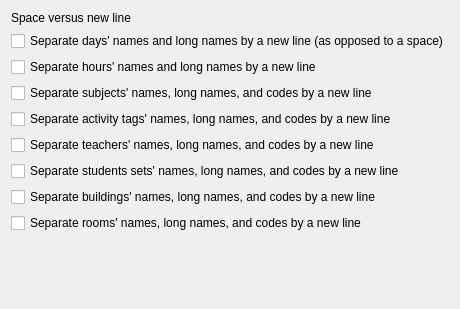
     <widget class="QWidget" name="tabWidgetPage2">
      <attribute name="title">
       <string>2</string>
      </attribute>
      <layout class="QGridLayout" name="gridLayout_3">
       <item row="4" column="0">
        <widget class="QCheckBox" name="separateActivityTagsNameLongNameCodeByBreakCheckBox">
         <property name="text">
          <string>Separate activity tags' names, long names, and codes by a new line</string>
         </property>
        </widget>
       </item>
       <item row="1" column="0">
        <widget class="QCheckBox" name="separateDaysNameLongNameByBreakCheckBox">
         <property name="text">
          <string>Separate days' names and long names by a new line (as opposed to a space)</string>
         </property>
        </widget>
       </item>
       <item row="3" column="0">
        <widget class="QCheckBox" name="separateSubjectsNameLongNameCodeByBreakCheckBox">
         <property name="text">
          <string>Separate subjects' names, long names, and codes by a new line</string>
         </property>
        </widget>
       </item>
       <item row="6" column="0">
        <widget class="QCheckBox" name="separateStudentsNameLongNameCodeByBreakCheckBox">
         <property name="text">
          <string>Separate students sets' names, long names, and codes by a new line</string>
         </property>
        </widget>
       </item>
       <item row="2" column="0">
        <widget class="QCheckBox" name="separateHoursNameLongNameByBreakCheckBox">
         <property name="text">
          <string>Separate hours' names and long names by a new line</string>
         </property>
        </widget>
       </item>
       <item row="0" column="0">
        <widget class="QLabel" name="label_2">
         <property name="text">
          <string>Space versus new line</string>
         </property>
        </widget>
       </item>
       <item row="8" column="0">
        <widget class="QCheckBox" name="separateRoomsNameLongNameCodeByBreakCheckBox">
         <property name="text">
          <string>Separate rooms' names, long names, and codes by a new line</string>
         </property>
        </widget>
       </item>
       <item row="5" column="0">
        <widget class="QCheckBox" name="separateTeachersNameLongNameCodeByBreakCheckBox">
         <property name="text">
          <string>Separate teachers' names, long names, and codes by a new line</string>
         </property>
        </widget>
       </item>
       <item row="7" column="0">
        <widget class="QCheckBox" name="separateBuildingsNameLongNameCodeByBreakCheckBox">
         <property name="text">
          <string>Separate buildings' names, long names, and codes by a new line</string>
         </property>
        </widget>
       </item>
       <item row="9" column="0">
        <spacer name="verticalSpacer_2">
         <property name="orientation">
          <enum>Qt::Vertical</enum>
         </property>
         <property name="sizeHint" stdset="0">
          <size>
           <width>20</width>
           <height>65</height>
          </size>
         </property>
        </spacer>
       </item>
      </layout>
     </widget>
